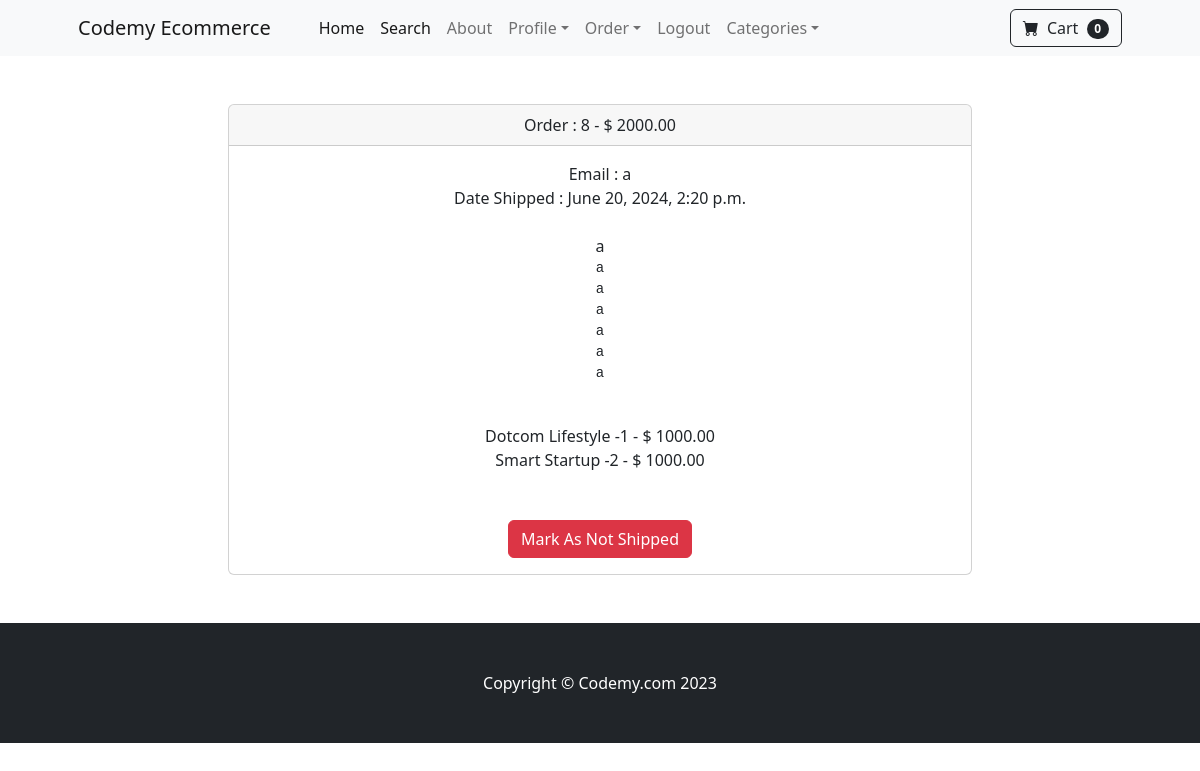
The app's page /payment/orders/8 (signed in) with its own data.
### payment/models.py (models this page shows, shortened)
class Order(models.Model):
    user = models.ForeignKey(User,on_delete=models.CASCADE,blank=True,null=True)
    full_name = models.CharField(max_length=250)
    email = models.EmailField(max_length=250)
    shipping_address = models.TextField(max_length=15000)
    amount_paid = models.DecimalField(max_digits=8,decimal_places=2)
    date_ordered = models.DateTimeField(auto_now_add=True)
    shipped = models.BooleanField(default=False)
    date_shipped = models.DateTimeField(blank=True,null=True)

class OrderItem(models.Model):
    order = models.ForeignKey(Order,on_delete=models.CASCADE,null=True)
    product = models.ForeignKey(Product,on_delete=models.CASCADE,null=True)
    user = models.ForeignKey(User,on_delete=models.CASCADE,blank=True,null=True)
    quantity = models.PositiveBigIntegerField(default=1)
    price = models.DecimalField(max_digits=8, decimal_places=2)

### store/models.py (models this page shows)
class Product(models.Model):
    name = models.CharField(max_length=100)
    price = models.DecimalField(default=0, decimal_places=2, max_digits=8)
    category = models.ForeignKey(Category,on_delete=models.CASCADE,default=1)
    description = models.CharField(max_length=250,default='',blank=True,null=True)
    image = models.ImageField(upload_to='uploads/product/')
    is_sale = models.BooleanField(default=False)
    sale_price = models.DecimalField(default=0, decimal_places=2, max_digits=8)
    def __str__(self):
        return self.name

### payment/views.py (the view, shortened to what this page needs)
# urls.py: path('orders/<int:pk>', views.orders, name="orders"),
def orders(request, pk):
    if request.user.is_authenticated and request.user.is_superuser:
        order = Order.objects.get(id=pk)
        items = OrderItem.objects.filter(order=pk)
        return render(request, 'payment/orders.html',{"order":order,"items":items})
    else:
        messages.success(request, "Order Denied")
        return redirect('home')

### cart/cart.py (called while the page is built)
    def __len__(self):
        return len(self.cart)

### cart/context_processors.py (called while the page is built)
def cart(request):
    return {'cart':Cart(request)}

### payment/templates/payment/orders.html (shortened to what this page needs)
{% extends 'base.html' %}
{% block content %}
<br><br>
    <div class="container">
        <div class="row">
            <center>
                <div class="col-8">
                    <div class="card">
                        <div class="card-header">
                          Order : {{ order.id }} - $ {{order.amount_paid}}
                        </div>
                        <div class="card-body">
                        Email : {{ order.email }}<br>
                        {% if order.date_shipped %}
                            Date Shipped : {{ order.date_shipped }}
                        {% else %}
                            Date Ordered : {{ order.date_ordered }}
                        {% endif %}
                          <br><br>
                          {{ order.full_name }}<br>
                          <pre>{{ order.shipping_address }}</pre>
                            <br>
                          {% for item in items %}
                          {{ item.product}} -{{item.quantity}} - $ {{item.price}}<br>
                          {% endfor %}
                          <br><br>
                          {% if not order.shipped %}
                        <form method="POST">
                            {% csrf_token %}
                            <input type="hidden" name="shipping_status" value="true">
                            <button type="submit" class="btn btn-success">Mark As Shipped</button>
                        </form>
                          {% else %}
                        <form method="POST">
                            <button type="submit" class="btn btn-danger">Mark As Not Shipped</button>
                        </form>
                          {% endif %}
                        </div>
                </div>
            </center>
        </div>
    </div>
<br><br>
{% endblock content %}

### records on screen
Order: id "8", amount_paid "2000.00", email "a", date_shipped "June 20, 2024, 2:20 p.m.", full_name "a", shipping_address "a a a a a a"
OrderItem: product "Dotcom Lifestyle", quantity "1", price "1000.00"
OrderItem: product "Smart Startup", quantity "2", price "1000.00"

### other values on screen
{{ cart|length }} "0"
